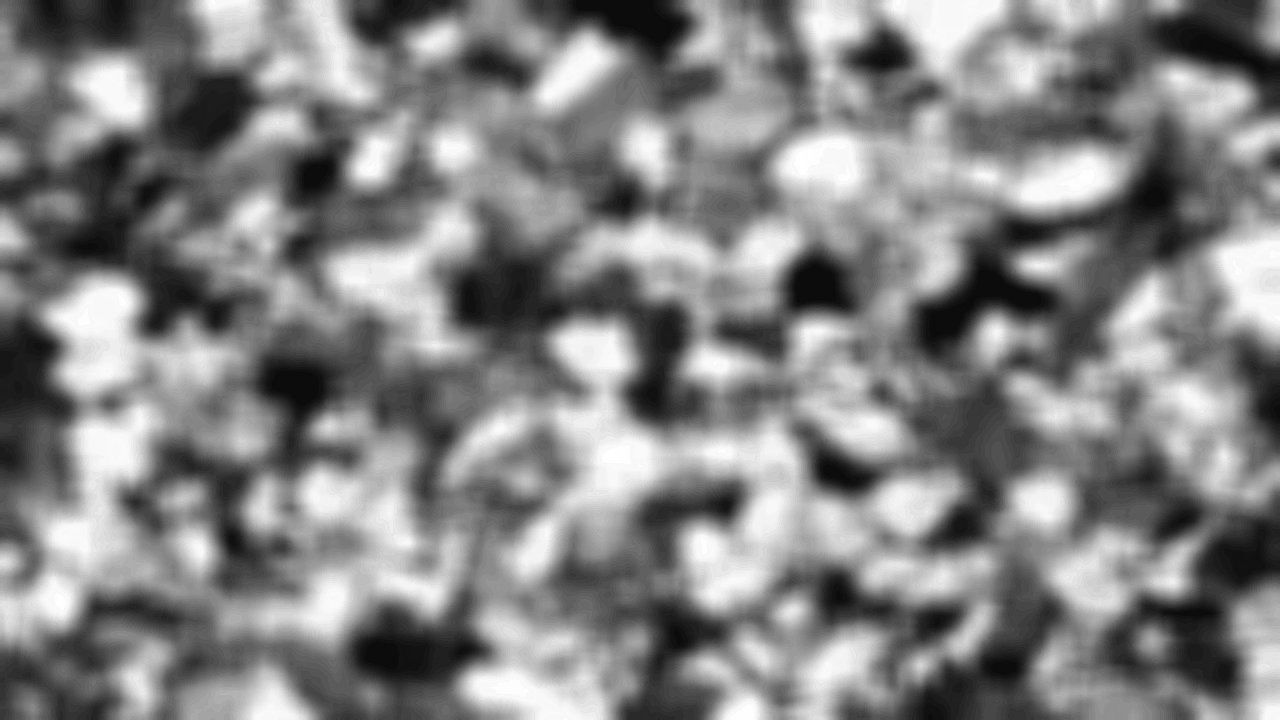
#> input picture 5.png, 1280 x 720 px, found by its file name
$ python main.py
#> lines starting #> are read from the running program, lines starting #| are printed output that depends on the picture
import cv2 as cv
from matplotlib import pyplot as plt
import numpy as np

img = cv.imread("5.png", cv.IMREAD_GRAYSCALE)
#> img is the input picture: shape (720, 1280); min 11, max 255, mean 130.9
img_col = cv.cvtColor(img, cv.COLOR_GRAY2BGR)

cv.namedWindow("img", cv.WINDOW_NORMAL)
cv.resizeWindow("img", 1000, 800)
cv.createTrackbar("Th", "img", 0, 255, lambda x:None)
cv.createTrackbar("Th1", "img", 0, 255, lambda x:None)
cv.createTrackbar("Th2", "img", 0, 255, lambda x:None)

cv.createTrackbar("ksize", "img", 1, 100, lambda x:None)
cv.createTrackbar("sigma", "img", 1, 100, lambda x:None)
toggle = 0
count = 1
seg = np.zeros_like(img)
while(1):
    ksize = cv.getTrackbarPos('ksize', 'img')
    ksize += 1-ksize%2
    sigma = cv.getTrackbarPos('sigma', 'img')/10.0
    img_gb = cv.GaussianBlur(img, [ksize,ksize], sigma)
    img_gb = cv.GaussianBlur(img, [ksize,ksize], sigma)
    img_gb = cv.GaussianBlur(img, [ksize,ksize], sigma)
    img_gb = cv.GaussianBlur(img, [ksize,ksize], sigma)

    th = cv.getTrackbarPos('Th','img')
    # _, img_th = cv.threshold(img_gb, th, 255, cv.THRESH_BINARY)
    # _, img_th = cv.threshold(img_gb, th, 255, cv.ADAPTIVE_THRESH_GAUSSIAN_C, cv.THRESH_BINARY_INV)
    th1 = cv.getTrackbarPos('Th1','img')
    th2 = cv.getTrackbarPos('Th2','img')

    can = cv.Canny(img_gb, th1, th2)
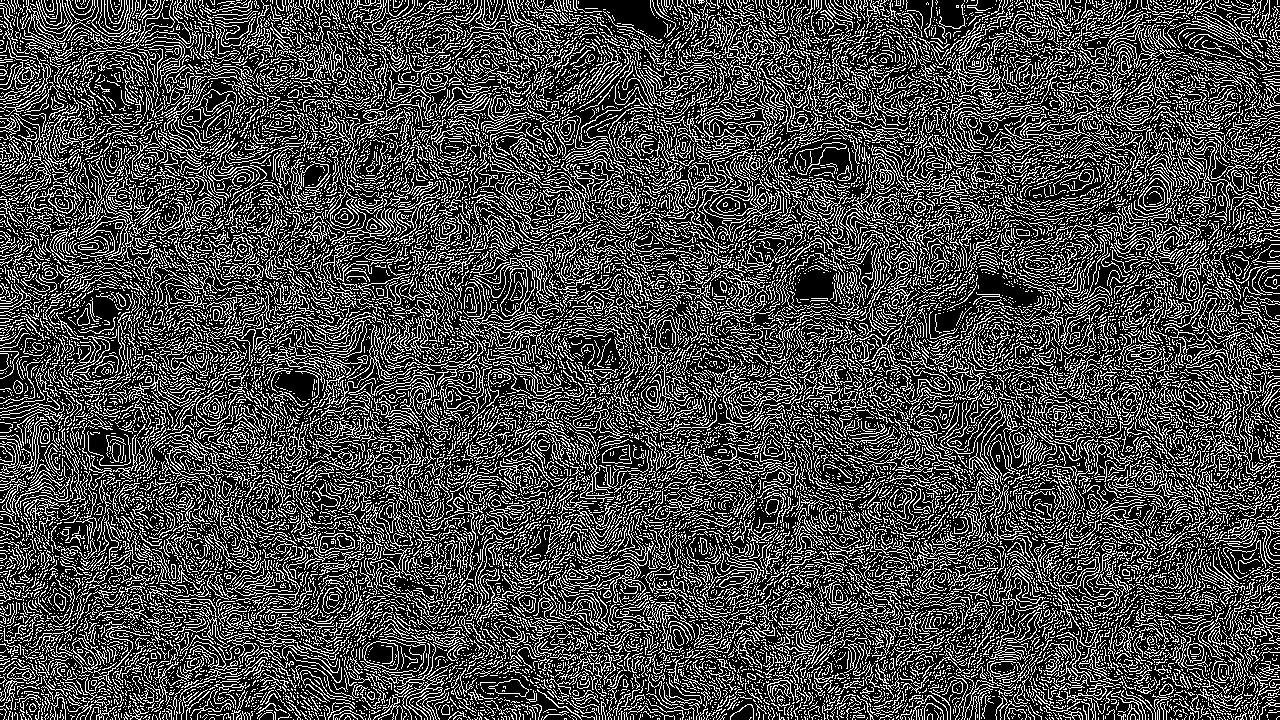
#> can: shape (720, 1280); 28.4% white in thin lines or dots


    # sob = cv.Sobel(img_gb, )
    can = cv.cvtColor(can, cv.COLOR_GRAY2BGR)
#> can: shape (720, 1280, 3); 28.4% white in thin lines or dots
    can[:,:,[0,2]]=0
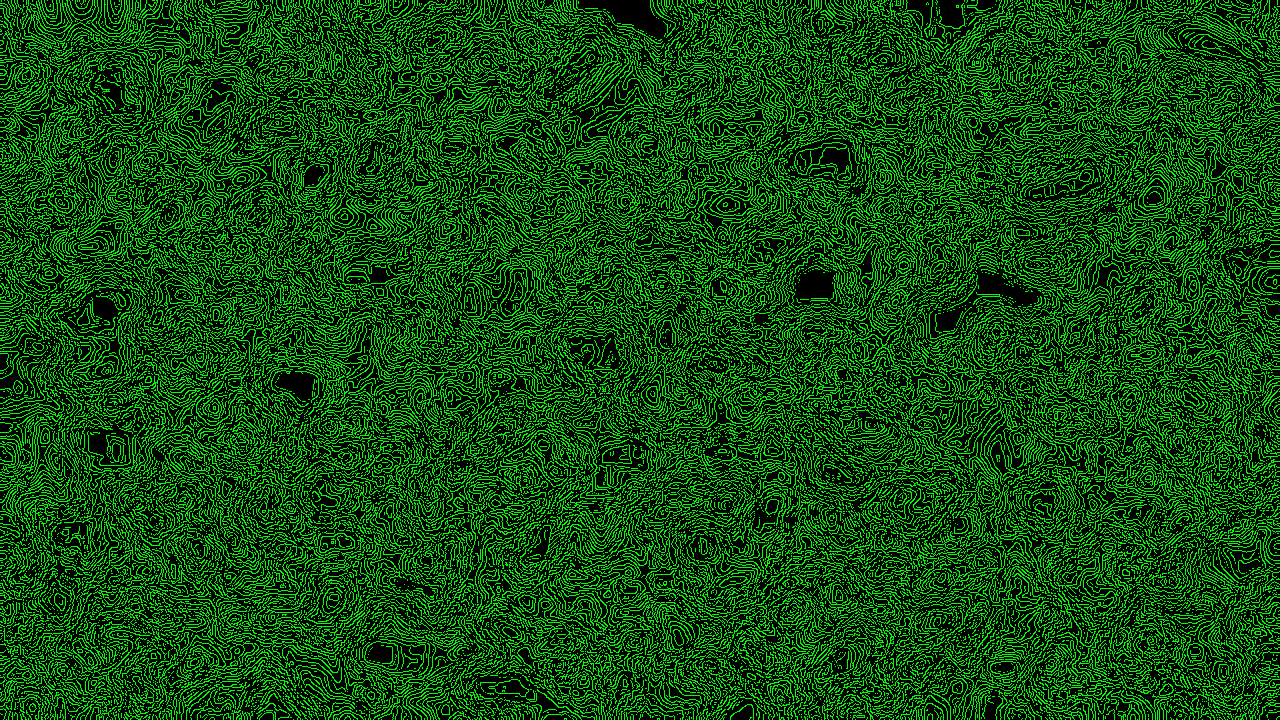
#> can: shape (720, 1280, 3); mean B, G, R 0, 72.5, 0
    if toggle=='a':
        cv.imshow('img',cv.addWeighted(can, 1, img_col, 1, 0))
    elif toggle=='s':
        cv.imshow('img', can)
    elif toggle=='d':
        cv.imshow('img',cv.addWeighted(can, 1, cv.cvtColor(img_gb, cv.COLOR_GRAY2BGR), 1, 0))
    else:
        cv.imshow('img', img_gb)
    k = cv.waitKey(1) & 0xFF
#> (key Esc is pressed here)
    if k == 27:
        break
    if(k==ord('a')):
        toggle = 'a'
    if(k==ord('s')):
        toggle = 's'
    if(k==ord('d')):
        toggle = 'd'
    if(k==ord('w')):
        toggle = 'w'
    #if(k==ord(' ')):
        #seg[np.logical_and(seg==0,img_th==0)] = count
        #count += 1
cv.destroyAllWindows()
#plt.imshow(seg)
#plt.show()

$ run again, with seg.png copied over 5.png
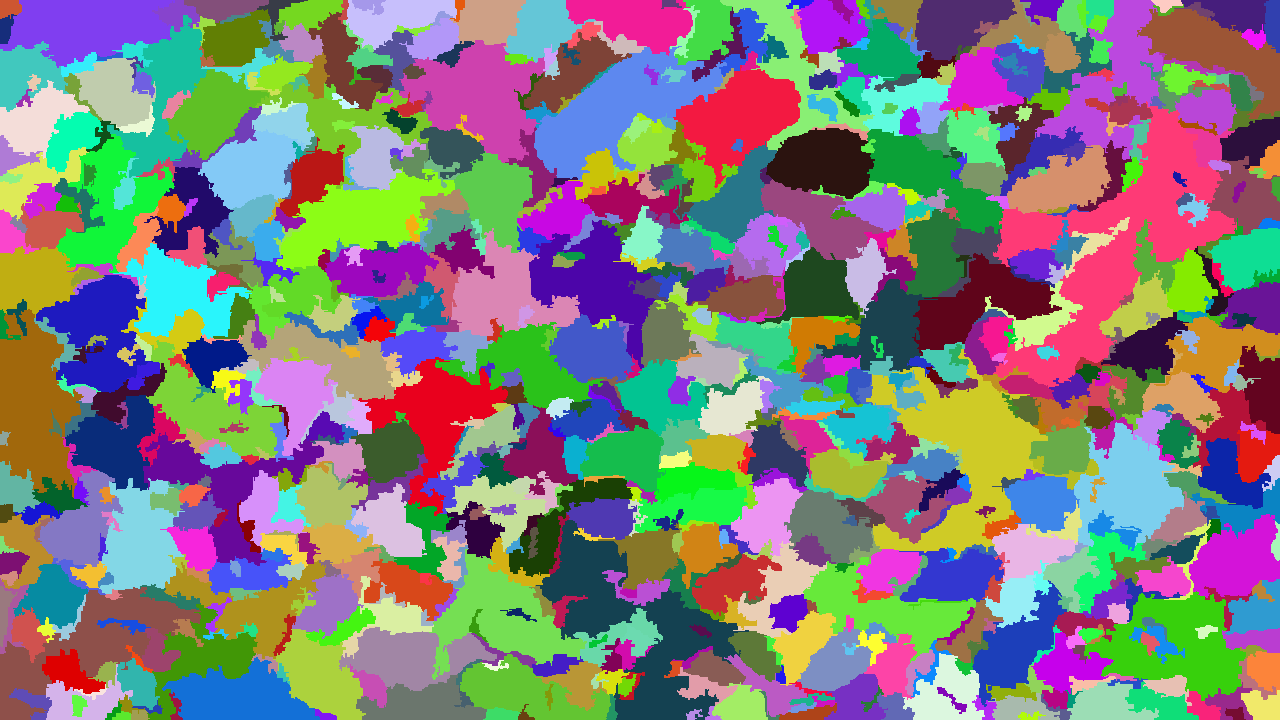
#> input picture seg.png, 1280 x 720 px, found by its file name
#> `can = cv.Canny(img_gb, th1, th2)`:
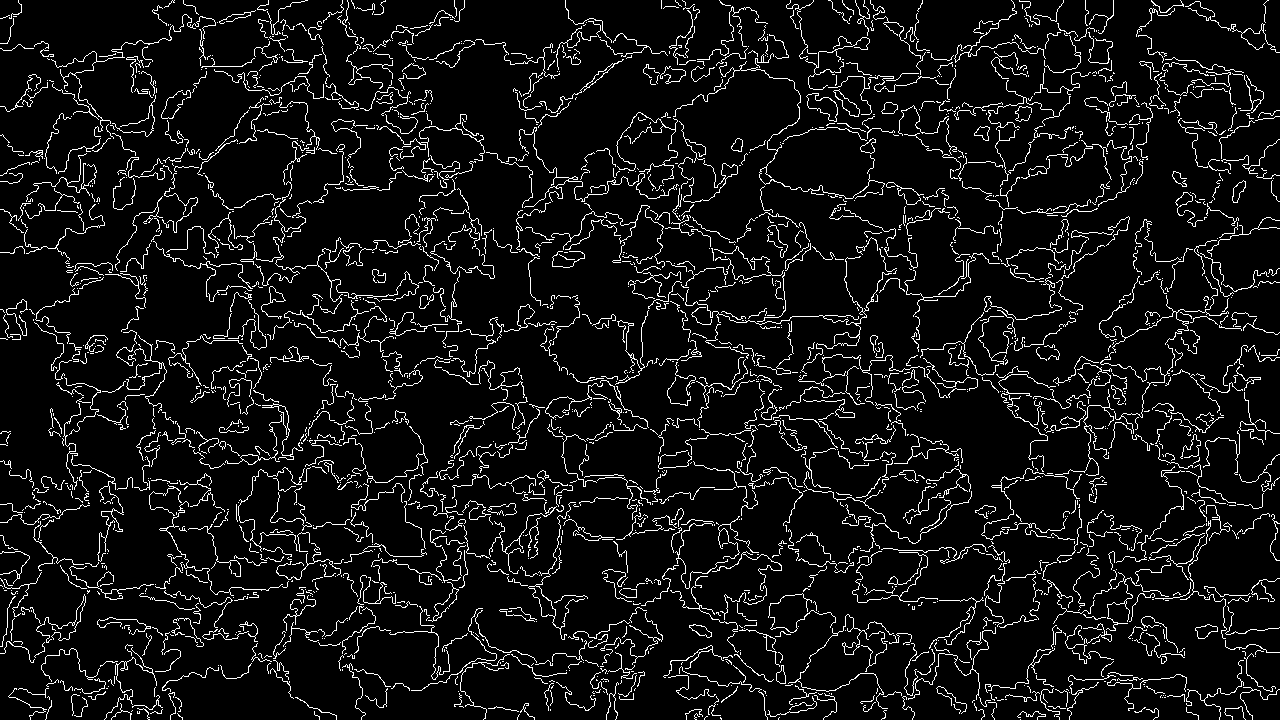
#> can: shape (720, 1280); 7.5% white in thin lines or dots
#> `can[:,:,[0,2]]=0`:
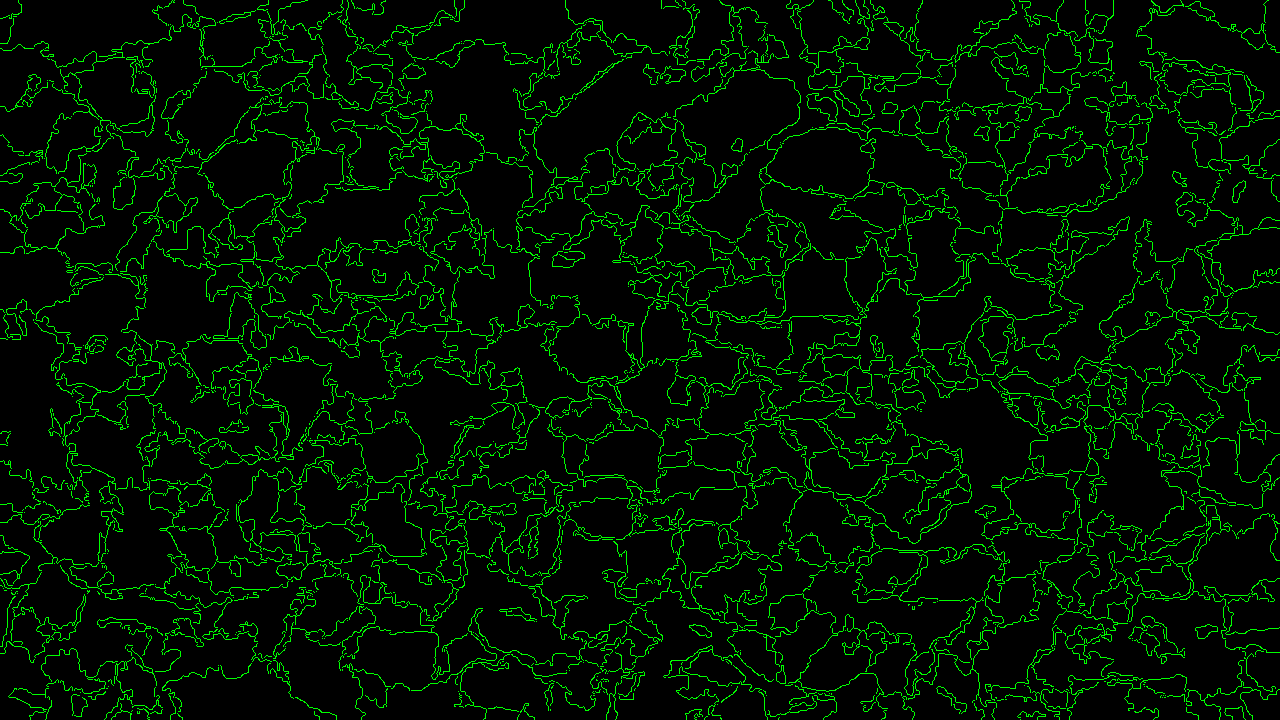
#> can: shape (720, 1280, 3); mean B, G, R 0, 19.1, 0
